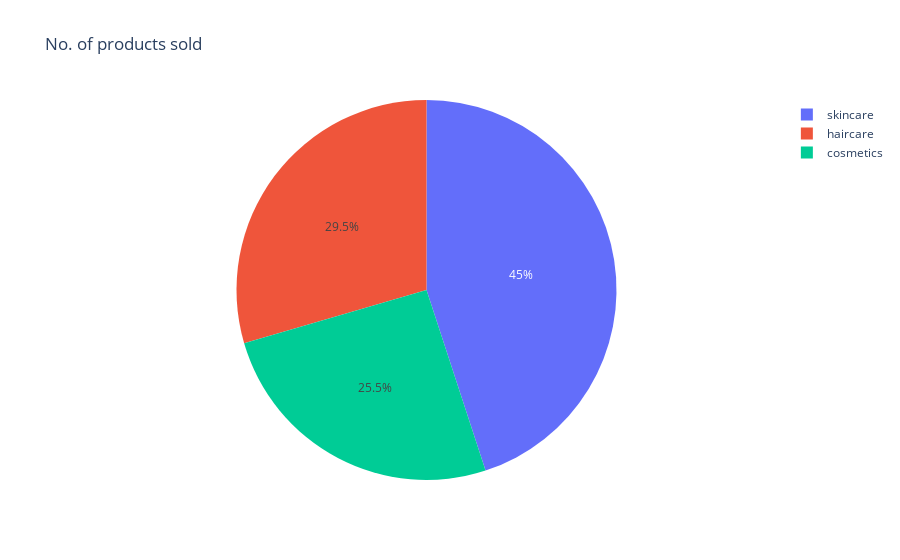

This figure's notebook cell:
### Code cell
fig2 = px.pie(data,values='Number of products sold',names='Product type',title='No. of products sold')
fig2.show()

### Figure 1 — Plotly figure (JSON) as saved in the notebook; plotly's stock layout.template omitted (floating-point values rounded to 4 significant figures)
{"data": [{"domain": {"x": [0, 1], "y": [0, 1]}, "hovertemplate": "Product type=%{label}<br>Number of products sold=%{value}<extra></extra>", "labels": ["haircare", "skincare", "haircare", "skincare", "skincare", "haircare", "skincare", "cosmetics", "cosmetics", "skincare", "skincare", "skincare", "haircare", "skincare", "skincare", "skincare", "skincare", "cosmetics", "haircare", "skincare", "skincare", "cosmetics", "haircare", "cosmetics", "haircare", "haircare", "haircare", "cosmetics", "cosmetics", "cosmetics", "haircare", "skincare", "skincare", "cosmetics", "skincare", "cosmetics", "skincare", "skincare", "cosmetics", "skincare", "skincare", "skincare", "skincare", "haircare", "cosmetics", "haircare", "haircare", "skincare", "haircare", "cosmetics", "cosmetics", "haircare", "skincare", "skincare", "haircare", "haircare", "skincare", "haircare", "skincare", "cosmetics", "skincare", "haircare", "cosmetics", "skincare", "skincare", "skincare", "skincare", "skincare", "haircare", "skincare", "haircare", "cosmetics", "cosmetics", "cosmetics", "haircare", "skincare", "haircare", "haircare", "haircare", "haircare", "skincare", "haircare", "skincare", "haircare", "haircare", "cosmetics", "skincare", "haircare", "cosmetics", "cosmetics", "skincare", "cosmetics", "cosmetics", "haircare", "cosmetics", "haircare", "cosmetics", "haircare", "skincare", "haircare"], "legendgroup": "", "name": "", "showlegend": true, "type": "pie", "values": [802, 736, 8, 83, 871, 147, 65, 426, 150, 980, 996, 960, 336, 249, 562, 469, 280, 126, 620, 187, 320, 601, 884, 391, 209, 142, 353, 352, 394, 253, 327, 168, 781, 616, 602, 449, 963, 963, 705, 176, 933, 556, 155, 598, 919, 24, 859, 910, 29, 99, 633, 154, 820, 242, 622, 701, 93, 227, 896, 484, 380, 117, 270, 246, 134, 457, 704, 513, 163, 511, 32, 637, 478, 375, 904, 106, 241, 359, 946, 198, 872, 774, 336, 663, 618, 25, 223, 79, 737, 134, 320, 916, 276, 114, 987, 672, 324, 62, 913, 627]}], "layout": {"legend": {"tracegroupgap": 0}, "title": {"text": "No. of products sold"}}}
